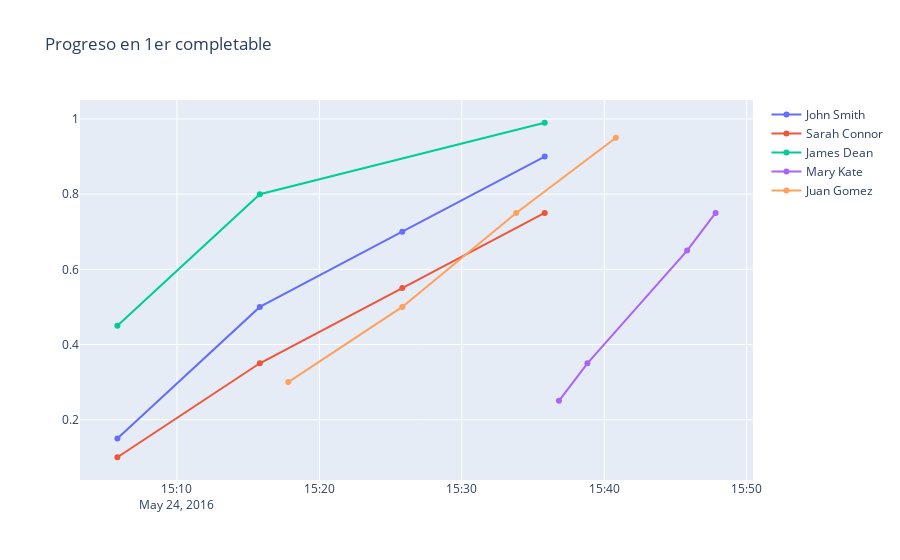

The notebook cell saved with this chart:
### Code cell
# mostramos
data = []
for id in tvalues['id'].unique():
    bar_data = tvalues[tvalues['id'] == id]
    data.append(go.Scatter(x=bar_data['time'], y=bar_data['progress'], name=id, hovertext=f"<b>{id}</b>", mode="lines+markers"))    
fig = go.Figure(
    layout_title_text="Progreso en 1er completable",
    data=data
)
fig.update_xaxes(categoryorder="total descending")
fig.show()

### Figure 1 — Plotly figure (JSON) as saved in the notebook; plotly's stock layout.template omitted (floating-point values rounded to 4 significant figures)
{"data": [{"hovertext": "<b>John Smith</b>", "mode": "lines+markers", "name": "John Smith", "type": "scatter", "x": ["2016-05-24T15:05:49", "2016-05-24T15:15:49", "2016-05-24T15:25:49", "2016-05-24T15:35:49"], "y": [0.15, 0.5, 0.7, 0.9]}, {"hovertext": "<b>Sarah Connor</b>", "mode": "lines+markers", "name": "Sarah Connor", "type": "scatter", "x": ["2016-05-24T15:05:49", "2016-05-24T15:15:49", "2016-05-24T15:25:49", "2016-05-24T15:35:49"], "y": [0.1, 0.35, 0.55, 0.75]}, {"hovertext": "<b>James Dean</b>", "mode": "lines+markers", "name": "James Dean", "type": "scatter", "x": ["2016-05-24T15:05:49", "2016-05-24T15:15:49", "2016-05-24T15:35:49"], "y": [0.45, 0.8, 0.99]}, {"hovertext": "<b>Mary Kate</b>", "mode": "lines+markers", "name": "Mary Kate", "type": "scatter", "x": ["2016-05-24T15:36:49", "2016-05-24T15:38:49", "2016-05-24T15:45:49", "2016-05-24T15:47:49"], "y": [0.25, 0.35, 0.65, 0.75]}, {"hovertext": "<b>Juan Gomez</b>", "mode": "lines+markers", "name": "Juan Gomez", "type": "scatter", "x": ["2016-05-24T15:17:49", "2016-05-24T15:25:49", "2016-05-24T15:33:49", "2016-05-24T15:40:49"], "y": [0.3, 0.5, 0.75, 0.95]}], "layout": {"title": {"text": "Progreso en 1er completable"}, "xaxis": {"categoryorder": "total descending"}}}
